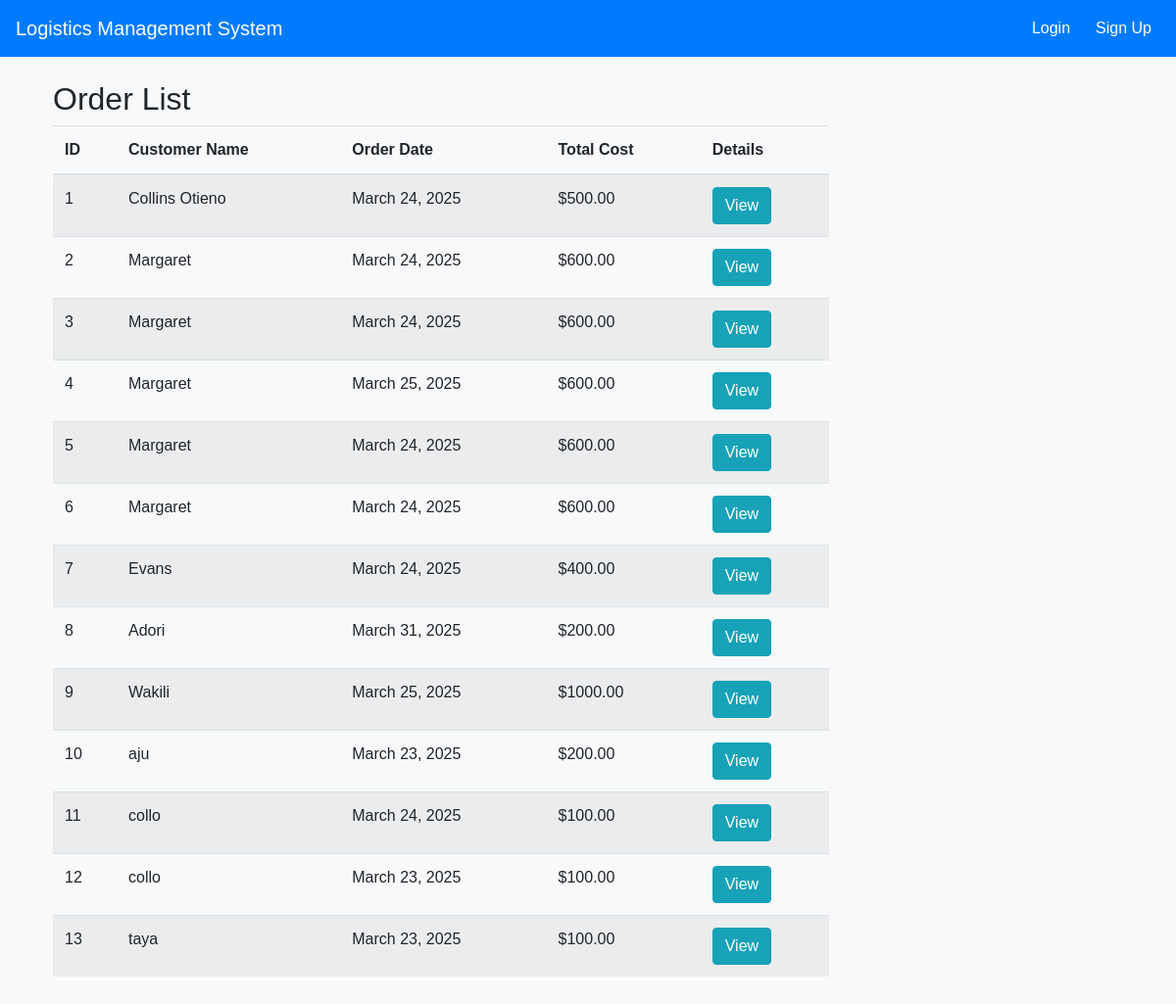
Screenshot of /orders/ with the database file from the repository.
### logistics/models.py (models this page shows, shortened)
class Order(models.Model):
    STATUS_CHOICES = [
        ("Pending", "Pending"),
        ("Processing", "Processing"),
        ("Completed", "Completed"),
    ]
    customer_name = models.CharField(max_length=255)
    order_date = models.DateField(default=timezone.now)
    total_cost = models.DecimalField(max_digits=10, decimal_places=2)
    status = models.CharField(max_length=20, choices=STATUS_CHOICES, default="Pending")

### logistics/views.py (the view)
# urls.py: path('orders/', views.OrderListView.as_view(), name='order_list'),
class OrderListView(ListView):
    model = Order
    template_name = 'logistics/order_list.html'  # Ensure this template exists
    context_object_name = 'orders'

### logistics/context_processors.py (called while the page is built)
def dashboard_data(request):
    if request.user.is_authenticated:
        return {
            "total_orders": Order.objects.count(),
            "pending_shipments": Shipment.objects.filter(status="Pending").count(),
            "completed_shipments": Shipment.objects.filter(status="Delivered").count(),
        }
    return {}  # Return empty dict if user is not logged in

### logistics/templates/logistics/order_list.html
{% extends "base.html" %}
{% block content %}
<div class="container">
    <h2>Order List</h2>
    <table class="table table-striped">
        <thead>
            <tr>
                <th>ID</th>
                <th>Customer Name</th>
                <th>Order Date</th>
                <th>Total Cost</th>
                <th>Details</th>
            </tr>
        </thead>
        <tbody>
            {% for order in orders %}
            <tr>
                <td>{{ order.id }}</td>
                <td>{{ order.customer_name }}</td>
                <td>{{ order.order_date }}</td>
                <td>${{ order.total_cost }}</td>
                <td><a href="{% url 'order_detail' order.id %}" class="btn btn-info">View</a></td>
            </tr>
            {% empty %}
            <tr>
                <td colspan="5">No orders available.</td>
            </tr>
            {% endfor %}
        </tbody>
    </table>
</div>
{% endblock %}

### logistics/static/css/style.css (style rules this page uses)
body { font-family: 'Arial', sans-serif; background-color: #f8f9fa; }

### rows the page displays
Order: id "1", customer_name "Collins Otieno", order_date "March 24, 2025", total_cost "500.00"
Order: id "2", customer_name "Margaret", order_date "March 24, 2025", total_cost "600.00"
Order: id "3", customer_name "Margaret", order_date "March 24, 2025", total_cost "600.00"
Order: id "4", customer_name "Margaret", order_date "March 25, 2025", total_cost "600.00"
Order: id "5", customer_name "Margaret", order_date "March 24, 2025", total_cost "600.00"
Order: id "6", customer_name "Margaret", order_date "March 24, 2025", total_cost "600.00"
Order: id "7", customer_name "Evans", order_date "March 24, 2025", total_cost "400.00"
Order: id "8", customer_name "Adori", order_date "March 31, 2025", total_cost "200.00"
Order: id "9", customer_name "Wakili", order_date "March 25, 2025", total_cost "1000.00"
Order: id "10", customer_name "aju", order_date "March 23, 2025", total_cost "200.00"
Order: id "11", customer_name "collo", order_date "March 24, 2025", total_cost "100.00"
Order: id "12", customer_name "collo", order_date "March 23, 2025", total_cost "100.00"
Order: id "13", customer_name "taya", order_date "March 23, 2025", total_cost "100.00"
